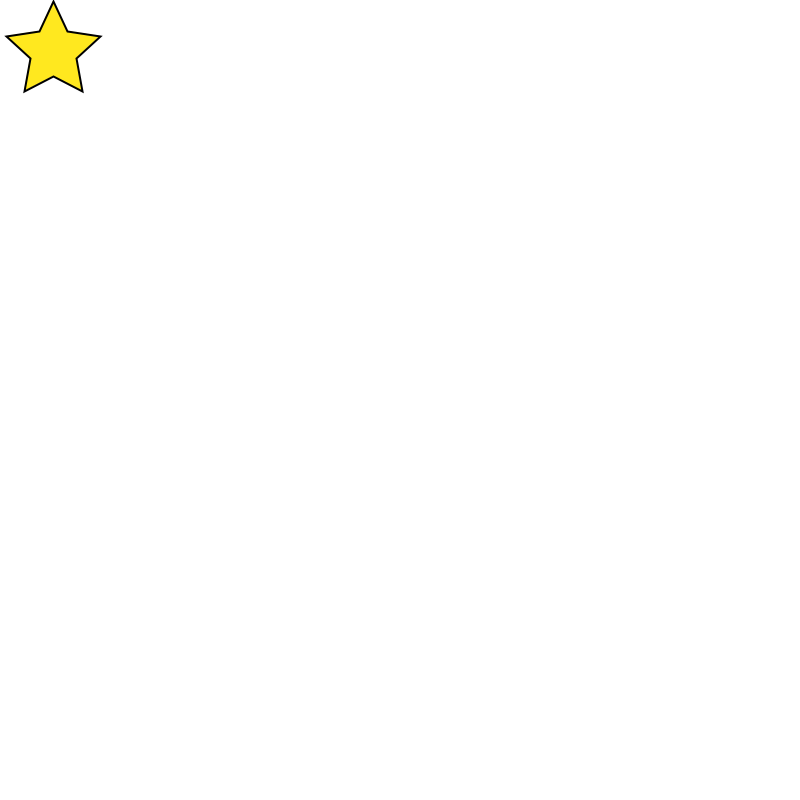
Frame 1 (no input)
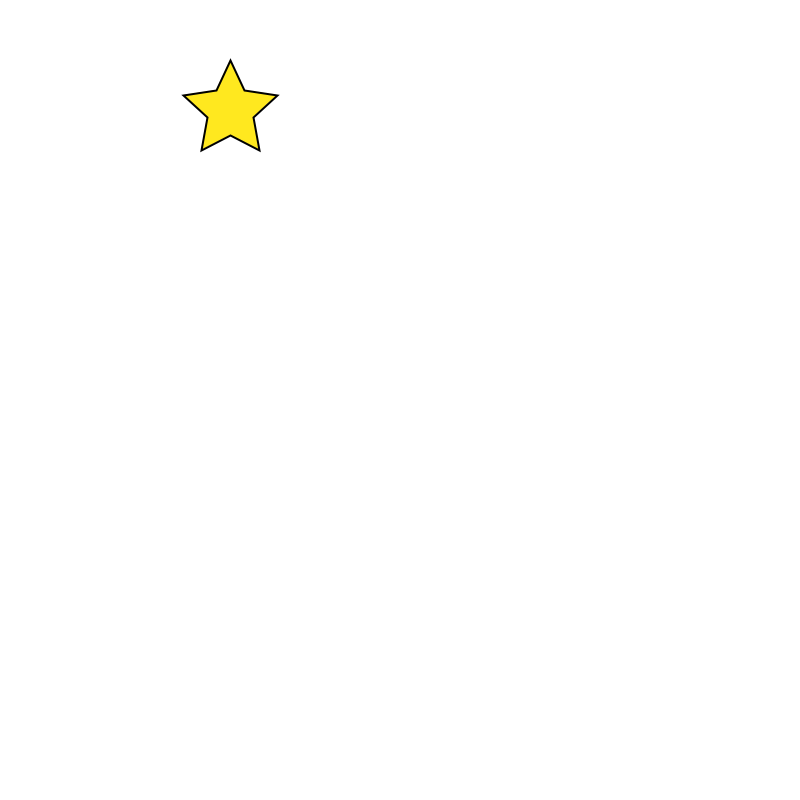
Frame 60 (the mouse pressed at the canvas centre just before this capture)
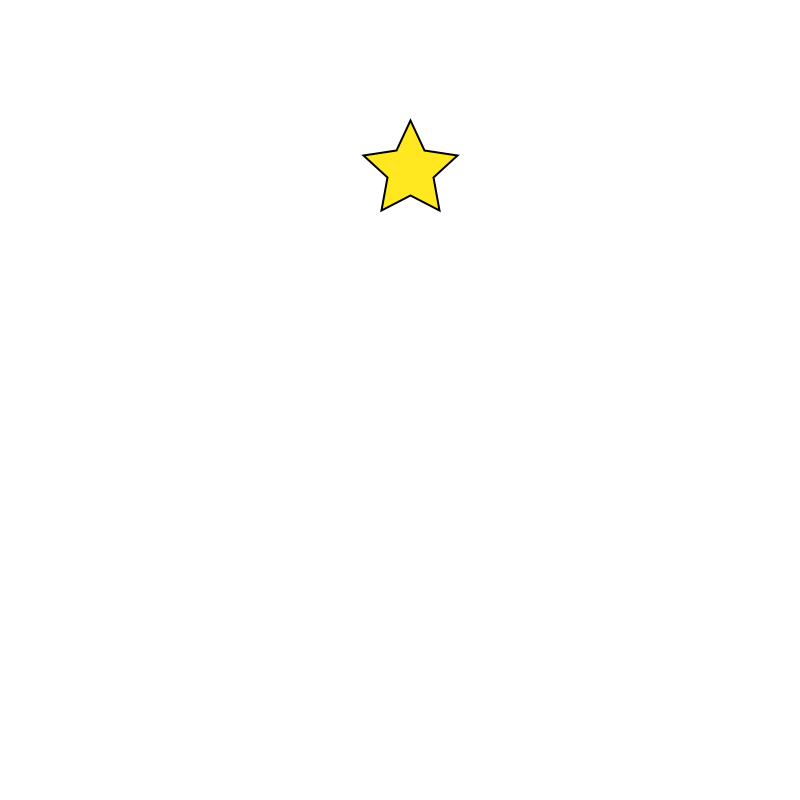
Frame 120 (the mouse held since frame 60 and released just before this capture)

The Processing sketch that drew these frames (run headless with seeded random() and noise(); from frame 60 on, the mouse is pressed at the canvas centre):

// Processing sketch: SS2_BouncingRandomStar
// ── SS2_BouncingRandomStar.pde
// Bouncing Random Star by Thomas Mena
// February 7, 2023
// This project sounds a moving star that will bounce off the edge of the screen when it hits it. When the 1 button is pressed, the color of the star will change; when the 2 button is pressed, the color of the background will change. The colors are randomized each time the sketch is ran.

float r = random(0, 255);

float x = 50;
float y = 50;

float xspeed = 3;
float yspeed = 1;

void setup() {
  size(800, 800);
}

void draw() {
  background(255);
  
  x = x + xspeed;
  y = y + yspeed;
  
  if ((x > width) || (x < 0)) {
    xspeed = xspeed * -1;
  }
  
  if ((y > height) || (y < 0)) {
    yspeed = yspeed * -1;
  }
  
  if (keyPressed) {
    if (key == '1') {
      fill(r);
    } else if (key == '2')
      background(r);
  } else {
    fill(#FFE81F);
    background(255);
  }
  
  translate(x, y);
  stroke(0);
  strokeWeight(2);
  beginShape();
  vertex(0, -50);
  vertex(14, -20);
  vertex(47, -15);
  vertex(23, 7);
  vertex(29, 40);
  vertex(0, 25);
  vertex(-29, 40);
  vertex(-23, 7);
  vertex(-47, -15);
  vertex(-14, -20);
  endShape(CLOSE);
}
